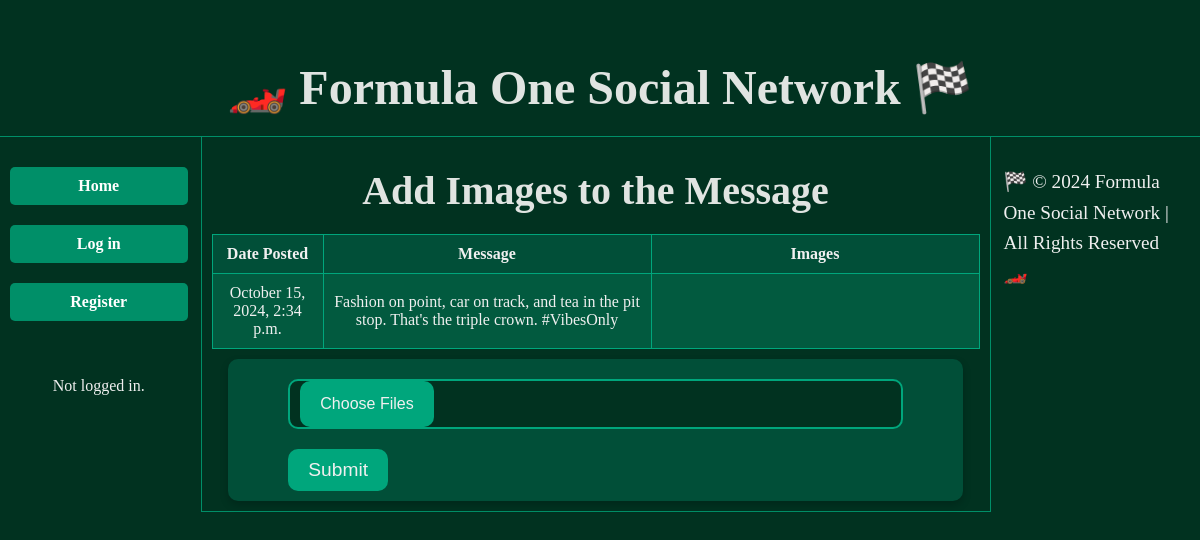
The page /mini_fb/status/2/add_images on the database as committed earlier.
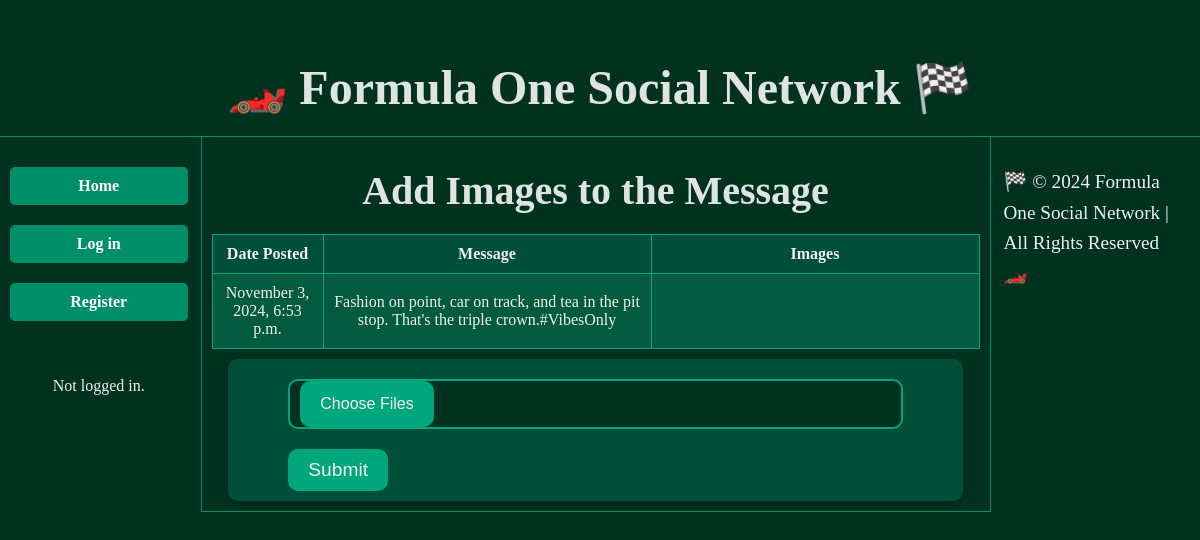
The same page on the database as committed later.
### mini_fb/models.py (models this page shows, shortened)
class StatusMessage(models.Model):
    timestamp = models.DateTimeField(auto_now=True)
    message = models.TextField(blank = False)
    profile = models.ForeignKey("Profile", on_delete = models.CASCADE)
    def get_images(self):
        return Image.objects.filter(status_message = self)

### mini_fb/views.py (the view, shortened to what this page needs)
# urls.py: path('status/<int:pk>/add_images', views.AddStatusMessageImages.as_view(), name='update_message_images'),
class AddStatusMessageImages(UpdateView, LoginRequiredMixin):
    model = StatusMessage
    form_class = AddStatusMessageImagesForm
    template_name = 'mini_fb/add_status_message_images.html'
    def get_context_data(self, **kwargs):
        context = super().get_context_data(**kwargs)
        context['status_message'] = self.object
        if self.request.user.is_authenticated:
            context['user_profile'] = Profile.objects.filter(user_key=self.request.user).first()
        else:
            context['user_profile'] = None
        return context

### mini_fb/forms.py
class AddStatusMessageImagesForm(forms.ModelForm):
    class Meta:
        model = StatusMessage
        fields = []

### mini_fb/templates/mini_fb/add_status_message_images.html (shortened to what this page needs)
{% extends 'mini_fb/base.html' %}
{% load static %}
{% block content %}
<head>
</head>
<body>
    <h2> Add Images to the Message </h2>
    <table border="1" cellpadding="10" cellspacing="0"
            style="width: 100%; border-collapse: collapse; table-layout: fixed;">
            <thead>
                <tr>
                    <th style="width: 90px;">Date Posted</th>
                    <th>Message</th>
                    <th> Images </th>
                </tr>
            </thead>
        <tbody>
                <tr>
                    <td>{{ status_message.timestamp|date:"F j, Y, g:i a" }}</td>
                    <td>{{ status_message.message }}</td>
                    <td>
                    </td>
                </tr>
        </tbody>
    </table>
    <form method="POST" enctype="multipart/form-data">
        <input type="file" name = "files" multiple />
        <input type="submit" value="Submit">
    </form>
</body>
{% endblock %}

### mini_fb/templates/mini_fb/base.html (shortened to what this page needs)
<html>
    <head>
        {% load static %}
        <link rel="stylesheet" href="{% static 'styles_4.css' %}?v=1.1">
    </head>
    <body>
        <div class="grid-container">
            <header>
                <h1>🏎️ Formula One Social Network 🏁</h1>
            </header>
            <nav>
                <a href="{% url 'show_all' %}">Home</a>
                {% if request.user.is_authenticated %}
                    {% if user_profile %}
                        <a href="{% url 'show_profile' user_profile.pk %}">My Profile</a>
                    {% else %}
                        <a href="{% url 'create_profile' %}">Create My Profile</a>
                    {% endif %}
                    <form action="{% url 'logout' %}" method="post" style="display: inline;">
                        {% csrf_token %}
                        <button type="submit" class="link-style-button">
                            Log out
                        </button>
                    </form>
                {% else %}
                    <a href="{% url 'login' %}">Log in</a>
                    <a href="{% url 'create_profile' %}">Register</a>
                {% endif %}
                {% if request.user.is_authenticated %}
                    <br><br>Logged in user: <br> {{ request.user }}.
                {% else %}
                    <br><br>Not logged in.
                {% endif %}
            </nav>
            <main>
                <div class="content">
                    {% block content %}{% endblock %}
                </div>
            </main>
            <footer>
                <p>🏁 © 2024 Formula One Social Network | All Rights Reserved 🏎️</p>
            </footer>
        </div>
    </body>
</html>

### mini_fb/static/styles_4.css (style rules this page uses)
body { background-color: #013220; color: #f0f0f0; font-family: 'Georgia', serif; }
h1, h2, h3 { color: #e0e4e1; font-family: 'Garamond', serif; text-align: center; margin-top: 20px; margin-bottom: 10px; }
h1 { font-size: 3em; }
h2 { font-size: 2.5em; }
p { font-family: 'Times New Roman', serif; font-size: 1.2em; line-height: 1.6; margin: 20px; color: #f0f0f0; }
a { color: #99f0c2; font-weight: bold; }
table { width: 100%; border-collapse: collapse; color: #f0f0f0; }
th, td { border: 1px solid #00a67c; }
th, td { padding: 10px; text-align: center; vertical-align: middle; }
td { background-color: #025a3f; }
th { background-color: #014f38; }
body, h1, h2, h3, p, a, table { margin: 10px 0px; padding: 10px 0px; }
form { text-align: left; background-color: #014f38; border-radius: 10px; padding: 10px 60px; width: 80%; margin: 0 auto; box-shadow: 0 4px 8px rgba(0, 0, 0, 0.2); }
input[type = "submit"] { background-color: #00a67c; color: #f0f0f0; border: none; padding: 10px 20px; font-size: 1.2em; cursor: pointer; border-radius: 10px; }
.grid-container { max-width: 1600; display: grid; grid-template-columns: 1fr 4fr 1fr; column-gap: 3px; margin: 20px auto; }
header { grid-column: span 6; text-align: center; border-bottom: 1px solid #008f68; }
nav { padding: 10px 10px; align-items: top; text-align: center; }
nav a { display: block; margin: 20px 0px; padding: 10px 50px; background-color: #008f68; color: white; text-decoration: none; border-radius: 5px; }
main { padding: 10px 10px; align-items: top; text-align: center; border-right: 1px solid #008f68; border-bottom: 1px solid #008f68; border-left: 1px solid #008f68; }
footer { padding: 10px 10px; }
input[type="file"] { height: 50px; display: flex; align-items: center; justify-content: center; width: 100%; padding: 0 10px; border: 2px solid #00a67c; border-radius: 10px; background-color: #013220; color: #f0f0f0; font-family: 'Times New Roman', serif; font-size: 1em; cursor: pointer; margin-top: 10px; box-sizing: border-box; }
input[type="file"] + input[type="submit"] { margin-top: 20px; }

Rows that differ between the two databases and show on the page:
changed StatusMessage: timestamp "October 15, 2024, 2:34 p.m." → "November 3, 2024, 6:53 p.m."; message "Fashion on point, car on track, and tea in the pit stop. That's the triple crown. #VibesOnly" → "Fashion on point, car on track, and tea in the pit stop. That's the triple crown.#VibesOnly"
